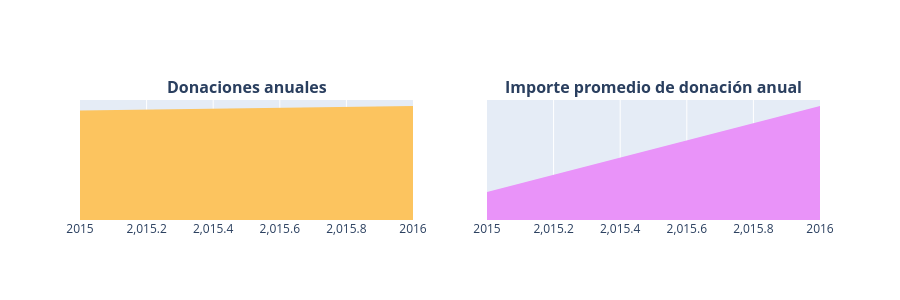

Notebook code cell kept with this figure:
### Markdown cell above
> - **Donantes más generosos:**
> - Un donante no docente de **Manhattan Beach, California** ha realizado más de **18,000 donaciones** en DonorsChoose (mostrado como D1 en el gráfico superior izquierdo). Otro donante no docente de Nueva York ha donado un monto total masivo de **1.8 millones de USD** en aproximadamente 10,513 donaciones (mostrado como D1 en el gráfico superior derecho).  
> - El mayor pago individual de **60,000 USD** para el proyecto "Learning to Play while Playing to Learn" fue realizado por un donante de **Anahola, Hawái**, quien además ha realizado un total de 223 donaciones hasta la fecha.  

## <a id="3.4">3.4 ¿Qué montos de donación se recibieron en qué momentos?</a>

### Donaciones por año  
- 3.4.1 Número de donaciones por año  
- 3.4.2 Monto promedio de donaciones por año

### Code cell
donations_df['Donation Date'] = pd.to_datetime(donations_df['Donation Received Date'])
donations_df['Donation Year'] = donations_df['Donation Date'].dt.year
donations_df['Donation Month'] = donations_df['Donation Date'].dt.month
donations_df['Donation Day'] = donations_df['Donation Date'].dt.day
donations_df['Donation Weekday'] = donations_df['Donation Date'].dt.weekday
donations_df['Donation Hour'] = donations_df['Donation Date'].dt.hour

t1 = donations_df.groupby(['Donation Year']).agg({'Donation Month' : 'count', 'Donation Amount' : 'mean'}).reset_index().rename(columns={'Donation Month' : 'Total Donations', 'Donation Amount' : 'Average Amount'})
x = t1['Donation Year']
y1 = t1['Total Donations']
y2 = t1['Average Amount']
trace1 = go.Scatter(x=x[:-1], y=y1[:-1], fill='tozeroy', fillcolor = '#fcc45f', mode= 'none')
trace2 = go.Scatter(x=x[:-1], y=y2[:-1], fill='tozeroy', fillcolor = "#e993f9", mode= 'none')
fig = tools.make_subplots(rows=1, cols=2, print_grid=False, subplot_titles = ["<b>Donaciones anuales</b>", "<b>Importe promedio de donación anual</b>"])
fig.append_trace(trace1, 1, 1);
fig.append_trace(trace2, 1, 2);

fig['layout'].update(
    height=300,
    showlegend=False,
    yaxis=dict(
        autorange=True,
        showgrid=False,
        zeroline=False,
        showline=False,
        showticklabels=False
    ),
    yaxis2=dict(
        autorange=True,
        showgrid=False,
        zeroline=False,
        showline=False,
        showticklabels=False
    )
);
iplot(fig);

### Figure 1 — Plotly figure (JSON) as saved in the notebook; plotly's stock layout.template omitted (floating-point values rounded to 4 significant figures)
{"data": [{"fill": "tozeroy", "fillcolor": "#fcc45f", "mode": "none", "type": "scatter", "x": [2015, 2016], "xaxis": "x", "y": [72, 75], "yaxis": "y"}, {"fill": "tozeroy", "fillcolor": "#e993f9", "mode": "none", "type": "scatter", "x": [2015, 2016], "xaxis": "x2", "y": [228.1, 929.7], "yaxis": "y2"}], "layout": {"annotations": [{"font": {"size": 16}, "showarrow": false, "text": "<b>Donaciones anuales</b>", "x": 0.225, "xanchor": "center", "xref": "paper", "y": 1, "yanchor": "bottom", "yref": "paper"}, {"font": {"size": 16}, "showarrow": false, "text": "<b>Importe promedio de donación anual</b>", "x": 0.775, "xanchor": "center", "xref": "paper", "y": 1, "yanchor": "bottom", "yref": "paper"}], "height": 300, "showlegend": false, "xaxis": {"anchor": "y", "domain": [0, 0.45]}, "xaxis2": {"anchor": "y2", "domain": [0.55, 1]}, "yaxis": {"anchor": "x", "autorange": true, "domain": [0, 1], "showgrid": false, "showline": false, "showticklabels": false, "zeroline": false}, "yaxis2": {"anchor": "x2", "autorange": true, "domain": [0, 1], "showgrid": false, "showline": false, "showticklabels": false, "zeroline": false}}}
